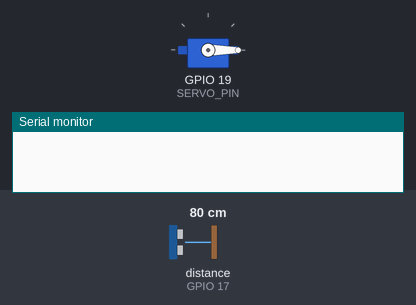
Bench run of a sketch on a simulated ESP32. Parts: servo, the last lines printed to the serial monitor. Wiring (inferred from the names in the program): ultrasonic range finder: trigger GPIO 16; echo GPIO 17. The inputs (shaded band) are chosen by the test bench; at power-on: distance to the obstacle (sensor on GPIO 17) 80 cm. The echo pulse lasts 58.3 µs per cm.

Above: at 0.05 s.
At 2.25 s:
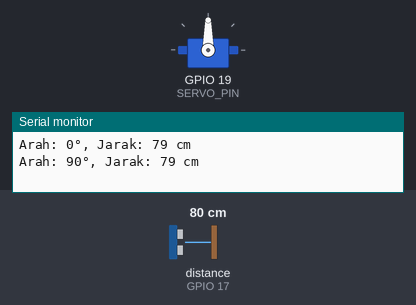
At 4.5 s:
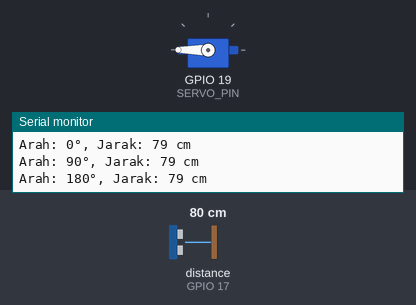
Timing chart, 0 to 5.9 s (numbered marks = the images above):
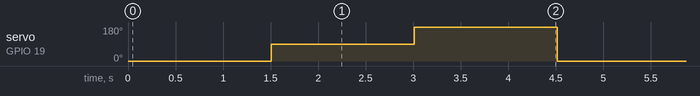

The sketch:

gerak-servo-ultrasonic.ino
```cpp
#include <ESP32Servo.h>  // Use ESP32Servo instead of Servo.h

#define TRIG 16
#define ECHO 17
#define SERVO_PIN 19

Servo myServo;  // Same object name

void setup() {
  Serial.begin(115200);
  pinMode(TRIG, OUTPUT);
  pinMode(ECHO, INPUT);

  // Attach the servo with appropriate parameters for ESP32
  myServo.setPeriodHertz(50);           // Standard 50hz servo
  myServo.attach(SERVO_PIN, 500, 2400); // Min and max pulse widths in microseconds
}

long getDistance() {
  digitalWrite(TRIG, LOW);
  delayMicroseconds(2);
  digitalWrite(TRIG, HIGH);
  delayMicroseconds(10);
  digitalWrite(TRIG, LOW);

  long duration = pulseIn(ECHO, HIGH);
  return duration * 0.034 / 2;
}

void loop() {
	// myServo.write(90);
  int positions[] = {0, 90, 180};
  for (int i = 0; i < 3; i++) {
    myServo.write(positions[i]);
    delay(500);

    long distance = getDistance();
    Serial.print("Arah: ");
    Serial.print(positions[i]);
    Serial.print("°, Jarak: ");
    Serial.print(distance);
    Serial.println(" cm");

    delay(1000);
  }
}
```

Measured:
- by itself, servo on GPIO 19 (SERVO_PIN): repeats every 4.5 s: 180° 1.5 s, 0° 1.5 s, 90° 1.5 s
